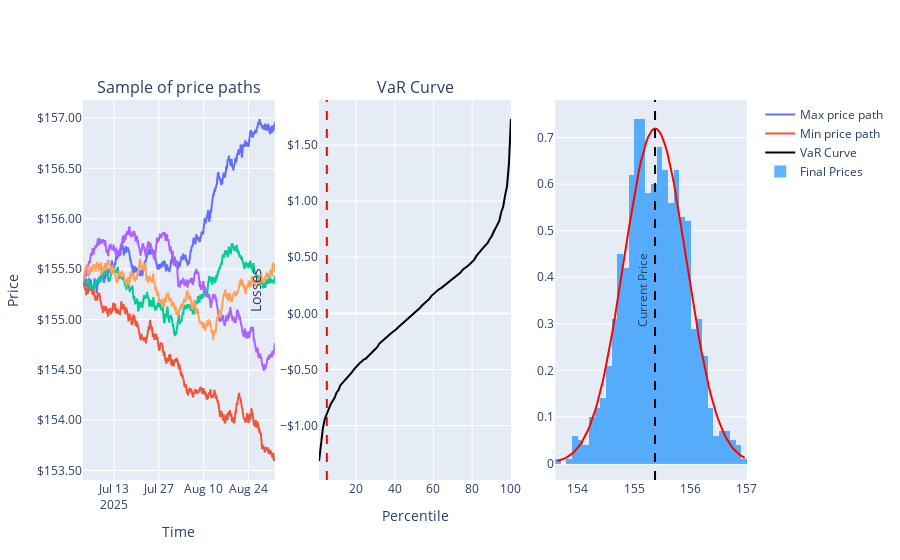

The notebook cell saved with this chart:
### Markdown cell above
GBM

### Code cell
price_path = processes.gbm_price_path(24*60,1_000)
produce_var_results(price_path,df)

### Figure 1 — Plotly figure (JSON) as saved in the notebook; plotly's stock layout.template omitted (floating-point values rounded to 4 significant figures; data arrays with more than 128 entries replaced by an {"elided": "..."} marker saying what was removed)
{"data": [{"name": "Max price path", "type": "scatter", "x": {"elided": "1441 str values"}, "xaxis": "x", "y": {"elided": "1441 float values"}, "yaxis": "y"}, {"name": "Min price path", "type": "scatter", "x": {"elided": "1441 str values"}, "xaxis": "x", "y": {"elided": "1441 float values"}, "yaxis": "y"}, {"showlegend": false, "type": "scatter", "x": {"elided": "1441 str values"}, "xaxis": "x", "y": {"elided": "1441 float values"}, "yaxis": "y"}, {"showlegend": false, "type": "scatter", "x": {"elided": "1441 str values"}, "xaxis": "x", "y": {"elided": "1441 float values"}, "yaxis": "y"}, {"showlegend": false, "type": "scatter", "x": {"elided": "1441 str values"}, "xaxis": "x", "y": {"elided": "1441 float values"}, "yaxis": "y"}, {"line": {"color": "black"}, "mode": "lines", "name": "VaR Curve", "type": "scatter", "x": [1, 2, 3, 4, 5, 6, 7, 8, 9, 10, 11, 12, 13, 14, 15, 16, 17, 18, 19, 20, 21, 22, 23, 24, 25, 26, 27, 28, 29, 30, 31, 32, 33, 34, 35, 36, 37, 38, 39, 40, 41, 42, 43, 44, 45, 46, 47, 48, 49, 50, 51, 52, 53, 54, 55, 56, 57, 58, 59, 60, 61, 62, 63, 64, 65, 66, 67, 68, 69, 70, 71, 72, 73, 74, 75, 76, 77, 78, 79, 80, 81, 82, 83, 84, 85, 86, 87, 88, 89, 90, 91, 92, 93, 94, 95, 96, 97, 98, 99, 100], "xaxis": "x2", "y": [-1.316, -1.176, -1.019, -0.9391, -0.8929, -0.8405, -0.8095, -0.7813, -0.752, -0.7064, -0.6846, -0.6402, -0.617, -0.6022, -0.5827, -0.5658, -0.5453, -0.524, -0.4994, -0.4781, -0.4559, -0.4419, -0.4295, -0.4112, -0.4048, -0.3847, -0.3691, -0.3526, -0.3353, -0.3195, -0.3011, -0.2708, -0.2538, -0.2426, -0.228, -0.2103, -0.194, -0.1792, -0.1676, -0.1556, -0.1385, -0.1208, -0.1056, -0.08801, -0.07279, -0.05764, -0.04963, -0.0301, -0.01552, 0.003392, 0.0143, 0.03246, 0.04737, 0.068, 0.08363, 0.1036, 0.1184, 0.1313, 0.1563, 0.1724, 0.1893, 0.1993, 0.2163, 0.2253, 0.2389, 0.2564, 0.2654, 0.2828, 0.2949, 0.3085, 0.3248, 0.3362, 0.347, 0.3639, 0.3861, 0.3977, 0.4107, 0.4262, 0.4419, 0.4556, 0.476, 0.5078, 0.5254, 0.5466, 0.57, 0.5899, 0.6079, 0.6284, 0.6604, 0.6855, 0.7229, 0.754, 0.7809, 0.8244, 0.901, 0.9502, 1.05, 1.135, 1.34, 1.732], "yaxis": "y2"}, {"histnorm": "probability density", "marker": {"color": "rgba(0, 135, 255, 0.63)"}, "name": "Final Prices", "type": "histogram", "x": {"elided": "1000 float values"}, "xaxis": "x3", "yaxis": "y3"}, {"line": {"color": "red"}, "mode": "lines", "name": "", "showlegend": false, "type": "scatter", "x": [153.6, 153.7, 153.7, 153.7, 153.8, 153.8, 153.8, 153.9, 153.9, 153.9, 154.0, 154.0, 154.0, 154.1, 154.1, 154.1, 154.2, 154.2, 154.2, 154.3, 154.3, 154.3, 154.4, 154.4, 154.4, 154.5, 154.5, 154.5, 154.6, 154.6, 154.6, 154.7, 154.7, 154.7, 154.8, 154.8, 154.8, 154.9, 154.9, 154.9, 155.0, 155.0, 155.0, 155.1, 155.1, 155.1, 155.2, 155.2, 155.2, 155.3, 155.3, 155.3, 155.4, 155.4, 155.4, 155.5, 155.5, 155.6, 155.6, 155.6, 155.7, 155.7, 155.7, 155.8, 155.8, 155.8, 155.9, 155.9, 155.9, 156.0, 156.0, 156.0, 156.1, 156.1, 156.1, 156.2, 156.2, 156.2, 156.3, 156.3, 156.3, 156.4, 156.4, 156.4, 156.5, 156.5, 156.5, 156.6, 156.6, 156.6, 156.7, 156.7, 156.7, 156.8, 156.8, 156.8, 156.9, 156.9, 156.9, 157.0], "xaxis": "x3", "y": [0.005382, 0.006492, 0.007802, 0.009343, 0.01115, 0.01325, 0.01569, 0.01852, 0.02177, 0.02551, 0.02977, 0.03462, 0.04011, 0.0463, 0.05326, 0.06103, 0.06969, 0.07928, 0.08986, 0.1015, 0.1142, 0.128, 0.143, 0.1591, 0.1764, 0.1949, 0.2145, 0.2353, 0.2571, 0.2799, 0.3036, 0.3281, 0.3533, 0.3791, 0.4052, 0.4316, 0.458, 0.4842, 0.51, 0.5353, 0.5598, 0.5832, 0.6055, 0.6262, 0.6453, 0.6626, 0.6778, 0.6908, 0.7016, 0.7098, 0.7156, 0.7188, 0.7193, 0.7172, 0.7125, 0.7052, 0.6955, 0.6834, 0.669, 0.6526, 0.6342, 0.6141, 0.5925, 0.5695, 0.5454, 0.5205, 0.4948, 0.4687, 0.4424, 0.416, 0.3897, 0.3638, 0.3384, 0.3136, 0.2895, 0.2663, 0.2441, 0.2229, 0.2028, 0.1838, 0.1661, 0.1494, 0.134, 0.1197, 0.1065, 0.09448, 0.08348, 0.07349, 0.06446, 0.05634, 0.04905, 0.04256, 0.03678, 0.03168, 0.02718, 0.02324, 0.0198, 0.0168, 0.01421, 0.01197], "yaxis": "y3"}], "layout": {"annotations": [{"font": {"size": 16}, "showarrow": false, "text": "Sample of price paths", "x": 0.1444, "xanchor": "center", "xref": "paper", "y": 1, "yanchor": "bottom", "yref": "paper"}, {"font": {"size": 16}, "showarrow": false, "text": "VaR Curve", "x": 0.5, "xanchor": "center", "xref": "paper", "y": 1, "yanchor": "bottom", "yref": "paper"}], "shapes": [{"label": {"text": "P95 Losses", "textposition": "top right"}, "line": {"color": "red", "dash": "dash"}, "type": "line", "x0": 5, "x1": 5, "xref": "x2", "y0": 0, "y1": 1, "yref": "y2 domain"}, {"label": {"text": "Current Price", "textposition": "top right"}, "line": {"color": "black", "dash": "dash"}, "type": "line", "x0": 155.4, "x1": 155.4, "xref": "x3", "y0": 0, "y1": 1, "yref": "y3 domain"}], "xaxis": {"anchor": "y", "domain": [0, 0.2889], "title": {"text": "Time"}}, "xaxis2": {"anchor": "y2", "domain": [0.3556, 0.6444], "title": {"text": "Percentile"}}, "xaxis3": {"anchor": "y3", "domain": [0.7111, 1]}, "yaxis": {"anchor": "x", "domain": [0, 1], "tickformat": "$,.2f", "title": {"text": "Price"}}, "yaxis2": {"anchor": "x2", "domain": [0, 1], "tickformat": "$,.2f", "title": {"text": "Losses"}}, "yaxis3": {"anchor": "x3", "domain": [0, 1]}}}
